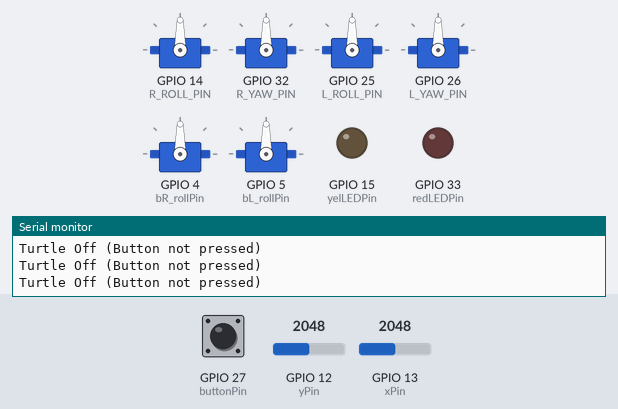
Recording of a sketch running on a simulated ESP32. On the bench: 6 × servo, output pins drawn as LEDs (lit = HIGH), the last lines printed to the serial monitor. Inputs (shaded band) come from the test bench; at power-on: GPIO 27 (buttonPin) HIGH, GPIO 13 (xPin) = 2048, GPIO 12 (yPin) = 2048.

Above: at 1.2 s.
1.3 s: GPIO 27 (buttonPin) pulled LOW for 0.15 s
At 1.9 s:
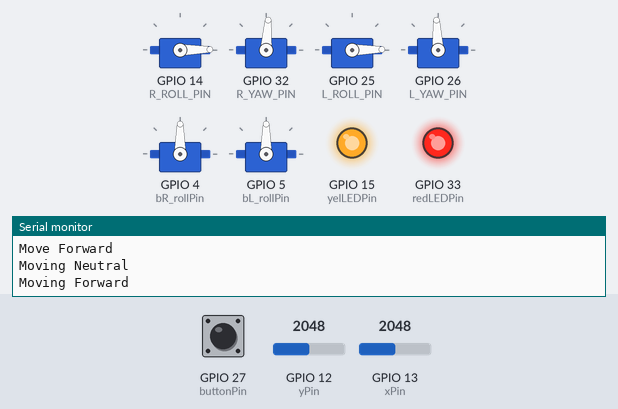
4.3 s: GPIO 13 (xPin) set to 0
At 7.2 s:
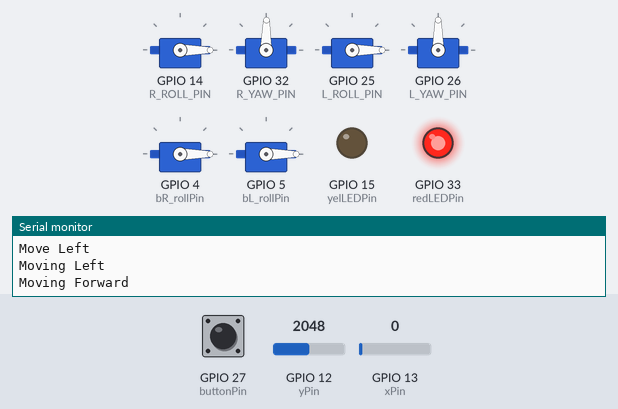
7.3 s: GPIO 13 (xPin) set to 4095
At 10.15 s:
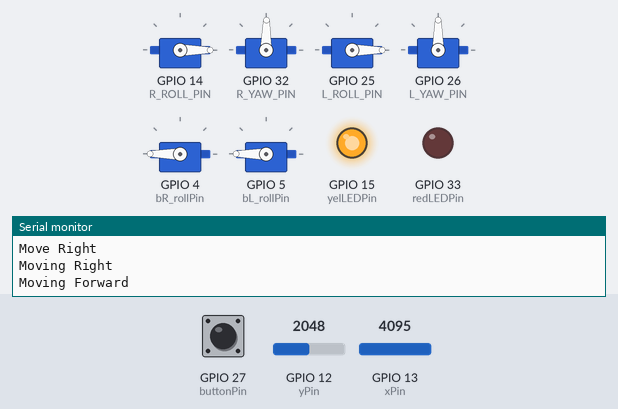
10.3 s: GPIO 27 (buttonPin) pulled LOW for 1 s
At 13.1 s:
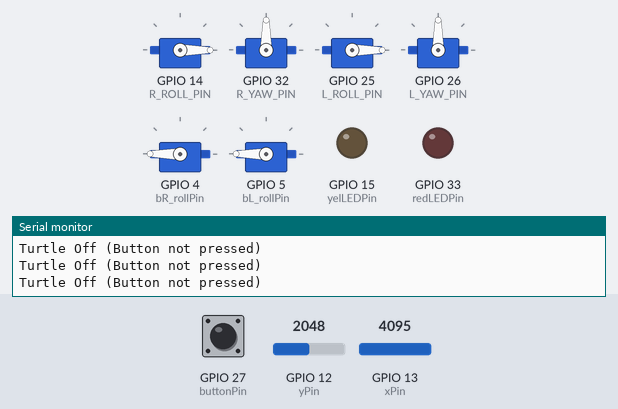
13.3 s: GPIO 27 (buttonPin) pulled LOW for 0.15 s
At 14.71 s:
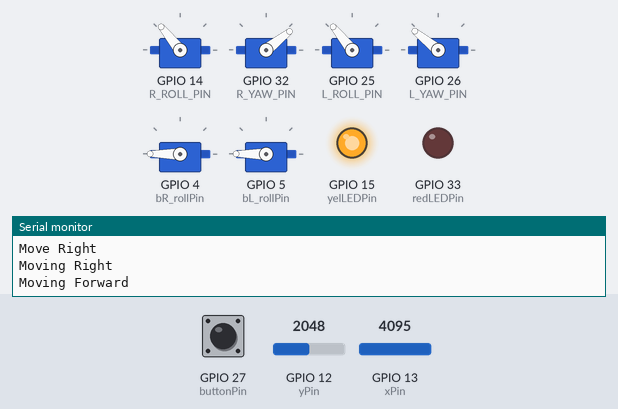
16.4 s: GPIO 13 (xPin) set to 0
At 17.65 s:
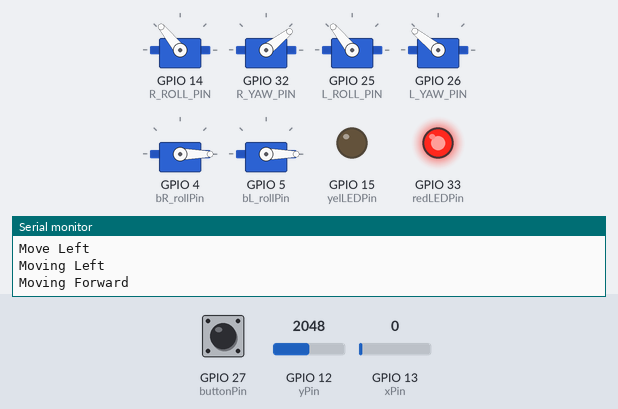
Timing chart, 0 to 20.4 s (numbered marks = the images above; inputs shaded):
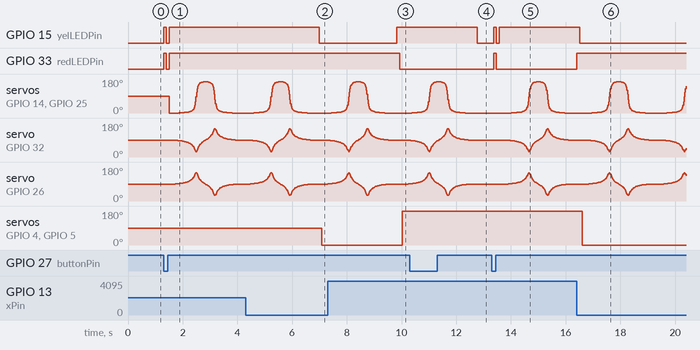

The sketch:

redo_all_flippers_joystick_control.ino
```cpp
#include <ESP32Servo.h>

////////////////////////////////////
////// SETUP FRONT FLIPPERS ////////
Servo R_roll_servo; // object representing actual servo
Servo R_yaw_servo;
const int R_ROLL_PIN = 14; // base servo, connected to body
const int R_YAW_PIN = 32; // middle servo

Servo L_roll_servo;
Servo L_yaw_servo;
const int L_ROLL_PIN = 25; // base servo, connected to body
const int L_YAW_PIN = 26; // middle servo

const int steps = 200;
const float pi = 3.14159;

float pitchAngles[steps];
float yawAngles[steps];

// Ellipse dimensions (in virtual mm space)
float a = 80.0;   // major axis (pitch direction)
float b = 25.0;   // minor axis (yaw direction)
float c = 20.0;   // vertical depth arc to create the "C" shape

int total_time = 0; // total time needed for the path

////////////////////////////////////
////// SETUP BACK FLIPPERS /////////
const int bR_rollPin = 4;
Servo bR_rollServo;

const int bL_rollPin = 5;
Servo bL_rollServo;

///////////////// program state
int state = 1;

///////////////// joystick code
const int xPin = 13;
const int yPin = 12;

///////////////// button code
const int buttonPin = 27;
volatile bool buttonIsPressed = false;

///////////////// LED code
const int redLEDPin = 33;
const int yelLEDPin = 15;
volatile bool LEDon = false;

unsigned long lastDebounceTime = 0;
const unsigned long debounceDelay = 50;  // 50 milliseconds

void IRAM_ATTR btn_isr() {  // the function to be called when interrupt is triggered
  unsigned long currentTime = millis();
  // Check if enough time has passed since the last press
  if ((currentTime - lastDebounceTime) > debounceDelay) {
    buttonIsPressed = true;
    lastDebounceTime = currentTime;
  }
}

void setup() {
  Serial.begin(115200);

  //// button setup
  pinMode(buttonPin, INPUT);
  attachInterrupt(buttonPin, btn_isr, FALLING);

  ///// front flippers
  R_roll_servo.attach(R_ROLL_PIN);
  R_yaw_servo.attach(R_YAW_PIN);

  L_roll_servo.attach(L_ROLL_PIN);
  L_yaw_servo.attach(L_YAW_PIN);

  ///// back flippers
  bR_rollServo.attach(bR_rollPin);
  bL_rollServo.attach(bL_rollPin);

  ///// LEDs
  pinMode(redLEDPin, OUTPUT);
  pinMode(yelLEDPin, OUTPUT);

  generatePath(); // Generate the path for the servos
}

void loop() {
  delay(100);

  // read joystick values
  int xVal = analogRead(xPin);  // Read the X-axis
  int yVal = analogRead(yPin);  // Read the Y-axis

  switch(state) {
    case 1: // Turtle Off
      if (event_ButtonPressed()) {
        digitalWrite(redLEDPin, HIGH);
        digitalWrite(yelLEDPin, HIGH);
        state = 2;
      } else {
        Serial.println("Turtle Off (Button not pressed)");
      }

      break;
    case 2: // Turtle On
      if (event_ButtonPressed()) {
        service_LEDoff();
        state = 1;
      } else
      if (event_moveForward(yVal)) {
        service_LEDoff();
        state = 3;
      } else {
        Serial.println("Turtle On (Button Pressed)");
      }

      break;
    case 3: // Move Forward
      if (event_ButtonPressed()) {
        service_LEDoff();
        state = 1;
      } else if (!event_moveForward(yVal)) {
        service_LEDon();
        state = 2;
      } else if (event_moveRight(xVal)) {
        state = 4;
      } else if (event_moveLeft(xVal)) {
        state = 5;
      } else {
        Serial.println("Move Forward");
        service_LEDon();
        service_backNeutral();
        service_frontForward();
      }

      break;
    case 4: // Move Right
      if (event_ButtonPressed()) {
        service_LEDoff();
        state = 1;
      } else if (!event_moveRight(xVal)) {
        service_LEDon();
        state = 3;
      } else {
        Serial.println("Move Right");
        service_backRight();
        service_frontForward();
      }

      break;
    case 5: // Move Left
      if (event_ButtonPressed()) {
        service_LEDoff();
        state = 1;
      } else if (!event_moveLeft(xVal)) {
        service_LEDon();
        state = 3;
      } else {
        Serial.println("Move Left");
        service_backLeft();
        service_frontForward();
      }

      break;
  }
}

bool event_ButtonPressed() {
  if (buttonIsPressed == true) {
    buttonIsPressed = false;
    return true;
  } else {
    return false;
  }
}

bool event_moveForward(int yVal) {
  // y threshold is 3010
  // y ranges from 0 to 4095, center is 3115
  return (yVal < 3010);
}

bool event_moveRight(int xVal) {
  // x ranges from 0 to 4095, center is 3230
  digitalWrite(yelLEDPin, HIGH);
  digitalWrite(redLEDPin, LOW);
  return (xVal == 4095);
}

bool event_moveLeft(int xVal) {
  // x ranges from 0 to 4095, center is 3230
  digitalWrite(redLEDPin, HIGH);
  digitalWrite(yelLEDPin, LOW);
  return (xVal == 0);
}

void service_frontForward() {
  Serial.println("Moving Forward");

  int right_i = steps;
  for (int left_i = 0; left_i < steps; left_i++) {
    // counterclockwise looking from the left side
    L_roll_servo.write(pitchAngles[left_i]); // physically is pitch but on mine is roll, BASE SERVO
    L_yaw_servo.write(yawAngles[left_i]); // MIDDLE SERVO

    // clockwise looking from the right side
    right_i--;
    R_roll_servo.write(pitchAngles[right_i]); // physically is pitch but on mine is roll, BASE SERVO
    R_yaw_servo.write(yawAngles[right_i]); // MIDDLE SERVO

    float easingFactor = sin(left_i * PI / steps); // 0 at start/end, 1 at middle
    int delayTime = 10 + (int)(10 * (1 - easingFactor)); // 10–20 ms delay

    delay(delayTime);
  }

}

void service_backNeutral() {
  Serial.println("Moving Neutral");
  bL_rollServo.write(90);
  bR_rollServo.write(90);
}

void service_backRight() {
  Serial.println("Moving Right");
  bL_rollServo.write(180);
  bR_rollServo.write(180);
}

void service_backLeft() {
  Serial.println("Moving Left");
  bL_rollServo.write(0);
  bR_rollServo.write(0);
}

void service_LEDoff() {
  digitalWrite(redLEDPin, LOW);
  digitalWrite(yelLEDPin, LOW);
}

void service_LEDon() {
  digitalWrite(redLEDPin, HIGH);
  digitalWrite(yelLEDPin, HIGH);
}

void generatePath() {
  for (int i = 0; i < steps; i++) {
    float linearT = (float)i / (steps - 1);           // Goes from 0 to 1
    float t = (1 - cos(linearT * PI)) / 2.0 * 2 * PI; // Smooth cosine ramp [0, 2π]

    float z = a * cos(t);        // forward/backward (pitch)
    float x = b * sin(t);        // side to side (yaw)
    float y = c * sin(t / 2.0);  // height variation

    // Pitch computation
    float pitchRad = atan2(y, z);
    float pitchDeg = degrees(pitchRad);
    pitchAngles[i] = constrain(pitchDeg, 0.0, 180.0);

    // Yaw computation
    float r_pitch = sqrt(y * y + z * z);
    float yawRad = atan2(x, r_pitch);
    float yawDeg = degrees(yawRad);
    yawAngles[i] = constrain(yawDeg + 90.0, 0.0, 180.0);

    // Compute total time for the path
    float easingFactor = sin(i * PI / steps); // 0 at start/end, 1 at middle
    int delayTime = 10 + (int)(10 * (1 - easingFactor)); // 10–20 ms delay

    total_time += delayTime; // accumulate the total time
  }
}
```

Measured:
- after the input at 1.3 s, GPIO 15 (yelLEDPin), GPIO 33 (redLEDPin): LOW → HIGH at once, → LOW 0.10 s later, → HIGH 0.10 s later
- after the input at 4.3 s, GPIO 15 (yelLEDPin): HIGH → LOW after 2.7 s; servo on GPIO 4 (bR_rollPin), servo on GPIO 5 (bL_rollPin): 90° → 0° after 2.8 s
- after the input at 7.3 s, GPIO 15 (yelLEDPin): LOW → HIGH after 2.5 s; GPIO 33 (redLEDPin): HIGH → LOW after 2.6 s; servo on GPIO 4 (bR_rollPin), servo on GPIO 5 (bL_rollPin): 0° → 180° after 2.7 s
- after the input at 10.3 s, GPIO 15 (yelLEDPin): HIGH → LOW after 2.5 s
- after the input at 13.3 s, GPIO 15 (yelLEDPin): LOW → HIGH after 0.07 s, → LOW 0.10 s later, → HIGH 0.10 s later; GPIO 33 (redLEDPin): LOW → HIGH after 0.07 s, → LOW 0.10 s later; servo on GPIO 14 (R_ROLL_PIN), servo on GPIO 25 (L_ROLL_PIN): rises from 0° to 165° in 0.90 s, then falls to 0° in 1.1 s
- after the input at 16.4 s, GPIO 15 (yelLEDPin): HIGH → LOW after 0.11 s; GPIO 33 (redLEDPin): LOW → HIGH at once; servo on GPIO 4 (bR_rollPin), servo on GPIO 5 (bL_rollPin): 180° → 0° after 0.21 s
- by itself, servo on GPIO 14 (R_ROLL_PIN), servo on GPIO 25 (L_ROLL_PIN): rises from 0° to 165° in 0.90 s, then falls to 0° in 1.1 s
